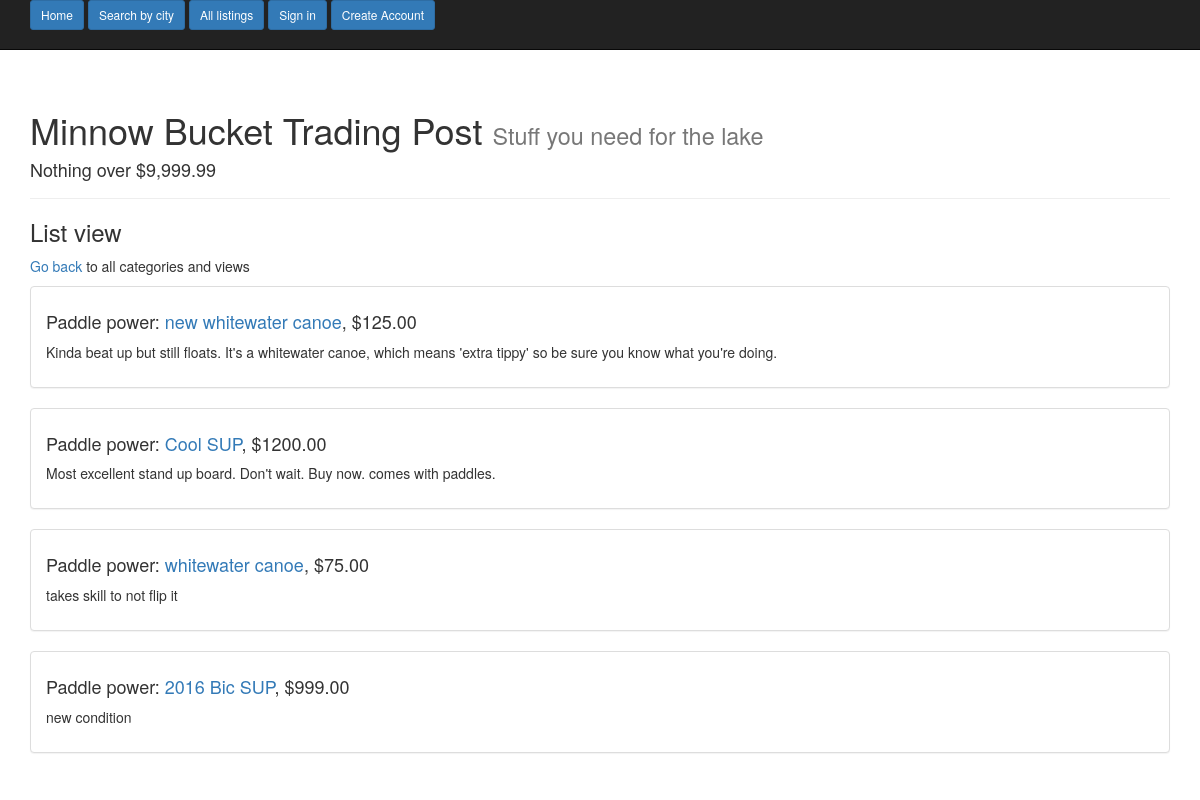
/category/7/list/, run on the app's committed database.
### main_app/models.py (models this page shows, shortened)
class Listing(models.Model):
    title = models.CharField(max_length=40)
    description = models.TextField()
    price = models.DecimalField(max_digits=6, decimal_places=2)
    photo = models.ImageField(upload_to='listing_photos', null=True, blank=True, verbose_name='Upload a photo')
    city = models.ForeignKey(Location)
    seller = models.ForeignKey(User)
    created = models.DateTimeField(auto_now_add=True)
    pick_category = models.ForeignKey(Category)
    class Meta:
        ordering = ['-created']

class Category(models.Model):
    new_category = models.CharField(max_length=30)
    choose_main = models.ForeignKey('self', null=True, blank=True, related_name="sub_choice")
    def __str__(self):
        return self.new_category
    class Meta:
        verbose_name_plural = "Categories"

### main_app/views.py (the view)
# urls.py: url(r'^category/(?P<subpk>\d+)/list/$', SubCatListView.as_view(), name='subcat_list_view'),
class SubCatListView(ListView):
    model = Listing
    template_name = 'sub_cat_list.html'
    def get_queryset(self, **kwargs):
        sub_cat = self.kwargs.get('subpk', None)
        return Listing.objects.filter(pick_category=sub_cat)

### templates/sub_cat_list.html
{% extends "base.html" %}
{% block content %}
<h3>List view</h3>
<p> <a href="{% url 'index_view' %}">Go back</a> to all categories and views </p>
  {% for object in object_list %}
    <div class="panel panel-default">
      <div class="panel-body">
        <h4>{{ object.pick_category }}: <a href="{% url 'list_detail_view' object.pk %}">{{ object.title }}</a>, ${{ object.price }}</h4>
        <p>{{ object.description}}</p>
      </div>
    </div>
  {% endfor %}
{% endblock %}

### data on the page
Listing: pick_category "Paddle power", title "new whitewater canoe", price "125.00", description "Kinda beat up but still floats. It's a whitewater canoe, which means 'extra tippy' so be sure you know what you're doing."
Listing: pick_category "Paddle power", title "Cool SUP", price "1200.00", description "Most excellent stand up board. Don't wait. Buy now. comes with paddles."
Listing: pick_category "Paddle power", title "whitewater canoe", price "75.00", description "takes skill to not flip it"
Listing: pick_category "Paddle power", title "2016 Bic SUP", price "999.00", description "new condition"
